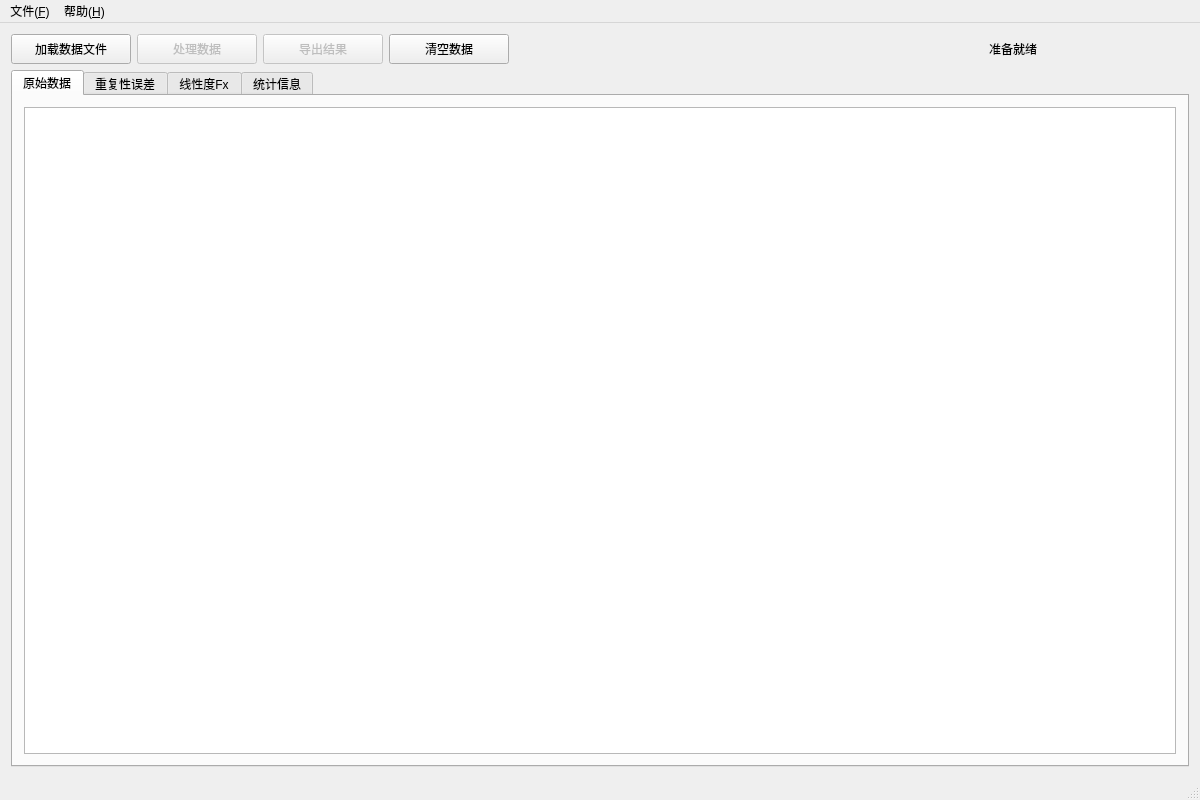
<?xml version="1.0" encoding="UTF-8"?>
<ui version="4.0">
 <class>Data_SolveClass</class>
 <widget class="QMainWindow" name="Data_SolveClass">
  <property name="geometry">
   <rect>
    <x>0</x>
    <y>0</y>
    <width>1200</width>
    <height>800</height>
   </rect>
  </property>
  <property name="windowTitle">
   <string>数据处理工具 - Data Processor</string>
  </property>
  <widget class="QWidget" name="centralWidget">
   <layout class="QVBoxLayout" name="verticalLayout_2">
    <item>
     <layout class="QHBoxLayout" name="horizontalLayout">
      <item>
       <widget class="QPushButton" name="btnLoadData">
        <property name="text">
         <string>加载数据文件</string>
        </property>
        <property name="minimumSize">
         <size>
          <width>120</width>
          <height>30</height>
         </size>
        </property>
       </widget>
      </item>
      <item>
       <widget class="QPushButton" name="btnProcessData">
        <property name="text">
         <string>处理数据</string>
        </property>
        <property name="minimumSize">
         <size>
          <width>120</width>
          <height>30</height>
         </size>
        </property>
        <property name="enabled">
         <bool>false</bool>
        </property>
       </widget>
      </item>
      <item>
       <widget class="QPushButton" name="btnExportData">
        <property name="text">
         <string>导出结果</string>
        </property>
        <property name="minimumSize">
         <size>
          <width>120</width>
          <height>30</height>
         </size>
        </property>
        <property name="enabled">
         <bool>false</bool>
        </property>
       </widget>
      </item>
      <item>
       <widget class="QPushButton" name="btnClearData">
        <property name="text">
         <string>清空数据</string>
        </property>
        <property name="minimumSize">
         <size>
          <width>120</width>
          <height>30</height>
         </size>
        </property>
       </widget>
      </item>
      <item>
       <spacer name="horizontalSpacer">
        <property name="orientation">
         <enum>Qt::Horizontal</enum>
        </property>
        <property name="sizeHint" stdset="0">
         <size>
          <width>40</width>
          <height>20</height>
         </size>
        </property>
       </spacer>
      </item>
      <item>
       <widget class="QLabel" name="lblStatus">
        <property name="text">
         <string>准备就绪</string>
        </property>
        <property name="minimumSize">
         <size>
          <width>200</width>
          <height>0</height>
         </size>
        </property>
       </widget>
      </item>
     </layout>
    </item>
    <item>
     <widget class="QTabWidget" name="tabWidget">
      <property name="currentIndex">
       <number>0</number>
      </property>
      <widget class="QWidget" name="tabOriginalData">
       <attribute name="title">
        <string>原始数据</string>
       </attribute>
       <layout class="QVBoxLayout" name="verticalLayout">
        <item>
         <widget class="QTableWidget" name="tableOriginalData">
          <property name="alternatingRowColors">
           <bool>true</bool>
          </property>
          <property name="selectionBehavior">
           <enum>QAbstractItemView::SelectRows</enum>
          </property>
          <property name="gridStyle">
           <enum>Qt::SolidLine</enum>
          </property>
         </widget>
        </item>
       </layout>
      </widget>
      <widget class="QWidget" name="tabProcessedData">
       <attribute name="title">
        <string>重复性误差</string>
       </attribute>
       <layout class="QVBoxLayout" name="verticalLayout_3">
        <item>
         <widget class="QTableWidget" name="tableProcessedData">
          <property name="alternatingRowColors">
           <bool>true</bool>
          </property>
          <property name="selectionBehavior">
           <enum>QAbstractItemView::SelectRows</enum>
          </property>
          <property name="gridStyle">
           <enum>Qt::SolidLine</enum>
          </property>
         </widget>
        </item>
       </layout>
      </widget>
      <widget class="QWidget" name="tabLinearityData">
       <attribute name="title">
        <string>线性度Fx</string>
       </attribute>
       <layout class="QVBoxLayout" name="verticalLayout_5">
        <item>
         <widget class="QTableWidget" name="tableLinearityData">
          <property name="alternatingRowColors">
           <bool>true</bool>
          </property>
          <property name="selectionBehavior">
           <enum>QAbstractItemView::SelectRows</enum>
          </property>
          <property name="gridStyle">
           <enum>Qt::SolidLine</enum>
          </property>
         </widget>
        </item>
       </layout>
      </widget>
      <widget class="QWidget" name="tabStatistics">
       <attribute name="title">
        <string>统计信息</string>
       </attribute>
       <layout class="QVBoxLayout" name="verticalLayout_4">
        <item>
         <widget class="QTextEdit" name="textStatistics">
          <property name="readOnly">
           <bool>true</bool>
          </property>
         </widget>
        </item>
       </layout>
      </widget>
     </widget>
    </item>
   </layout>
  </widget>
  <widget class="QMenuBar" name="menuBar">
   <property name="geometry">
    <rect>
     <x>0</x>
     <y>0</y>
     <width>1200</width>
     <height>22</height>
    </rect>
   </property>
   <widget class="QMenu" name="menuFile">
    <property name="title">
     <string>文件(&amp;F)</string>
    </property>
    <addaction name="actionOpen"/>
    <addaction name="actionSave"/>
    <addaction name="separator"/>
    <addaction name="actionExit"/>
   </widget>
   <widget class="QMenu" name="menuHelp">
    <property name="title">
     <string>帮助(&amp;H)</string>
    </property>
    <addaction name="actionAbout"/>
   </widget>
   <addaction name="menuFile"/>
   <addaction name="menuHelp"/>
  </widget>
  <widget class="QStatusBar" name="statusBar"/>
  <action name="actionOpen">
   <property name="text">
    <string>打开(&amp;O)</string>
   </property>
   <property name="shortcut">
    <string>Ctrl+O</string>
   </property>
  </action>
  <action name="actionSave">
   <property name="text">
    <string>保存(&amp;S)</string>
   </property>
   <property name="shortcut">
    <string>Ctrl+S</string>
   </property>
  </action>
  <action name="actionExit">
   <property name="text">
    <string>退出(&amp;X)</string>
   </property>
  </action>
  <action name="actionAbout">
   <property name="text">
    <string>关于(&amp;A)</string>
   </property>
  </action>
 </widget>
 <layoutdefault spacing="6" margin="11"/>
 <resources>
  <include location="Data_Solve.qrc"/>
 </resources>
 <connections/>
</ui>
